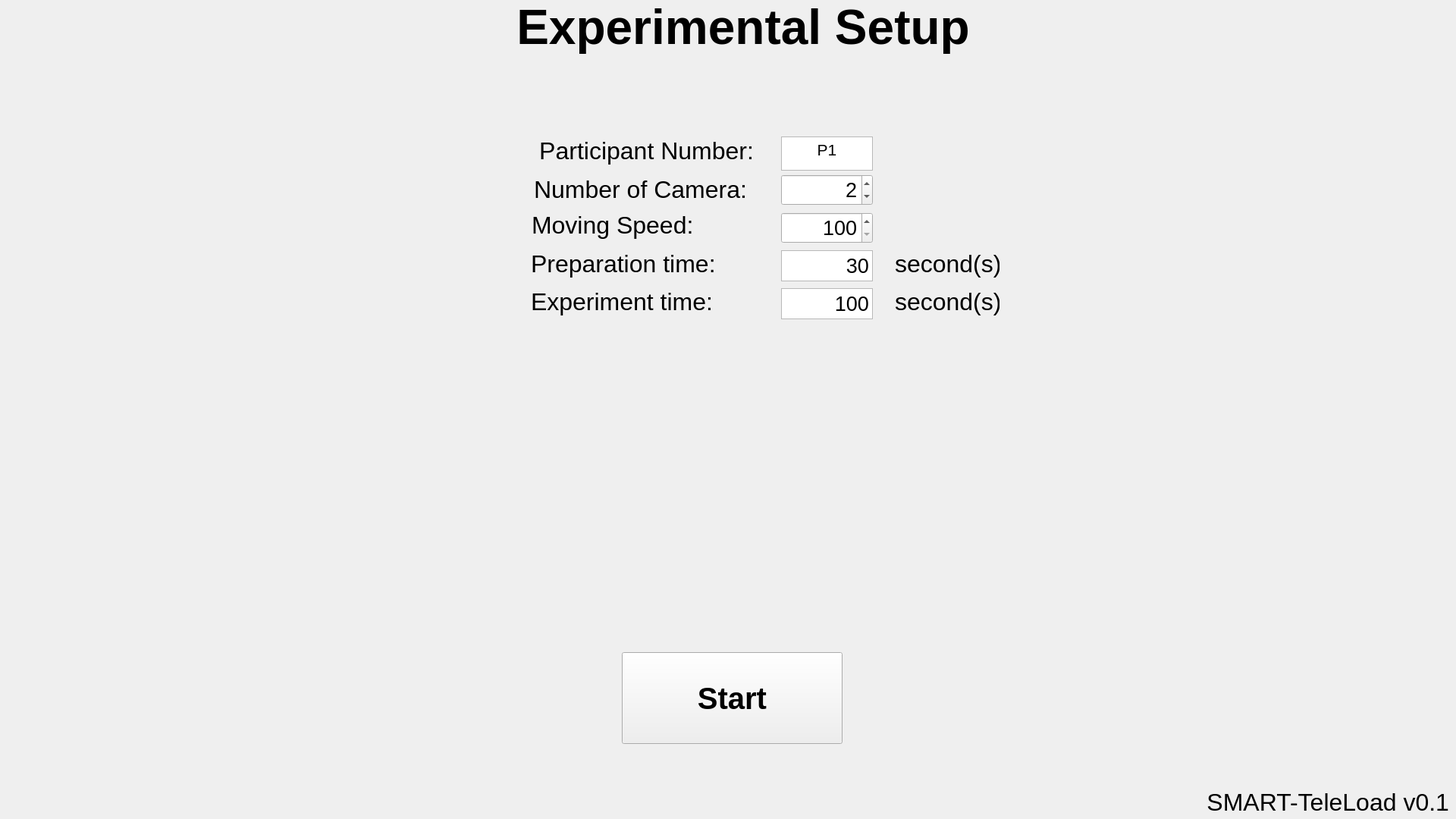
<?xml version="1.0" encoding="UTF-8"?>
<ui version="4.0">
 <class>mainWindow</class>
 <widget class="QMainWindow" name="mainWindow">
  <property name="geometry">
   <rect>
    <x>0</x>
    <y>0</y>
    <width>1920</width>
    <height>1080</height>
   </rect>
  </property>
  <property name="mouseTracking">
   <bool>true</bool>
  </property>
  <property name="windowTitle">
   <string>SMART-TeleLoad</string>
  </property>
  <widget class="QWidget" name="centralwidget">
   <widget class="QPushButton" name="prep_start_btn">
    <property name="geometry">
     <rect>
      <x>820</x>
      <y>860</y>
      <width>291</width>
      <height>121</height>
     </rect>
    </property>
    <property name="font">
     <font>
      <pointsize>30</pointsize>
      <weight>75</weight>
      <bold>true</bold>
     </font>
    </property>
    <property name="text">
     <string>Start</string>
    </property>
   </widget>
   <widget class="QLabel" name="prep_img_show_label">
    <property name="geometry">
     <rect>
      <x>20</x>
      <y>0</y>
      <width>1920</width>
      <height>81</height>
     </rect>
    </property>
    <property name="minimumSize">
     <size>
      <width>10</width>
      <height>10</height>
     </size>
    </property>
    <property name="autoFillBackground">
     <bool>false</bool>
    </property>
    <property name="styleSheet">
     <string notr="true"/>
    </property>
    <property name="text">
     <string>&lt;html&gt;&lt;head/&gt;&lt;body&gt;&lt;p align=&quot;center&quot;&gt;&lt;span style=&quot; font-size:48pt; font-weight:600; color:#000000;&quot;&gt;Experimental Setup&lt;/span&gt;&lt;/p&gt;&lt;/body&gt;&lt;/html&gt;</string>
    </property>
    <property name="alignment">
     <set>Qt::AlignLeading|Qt::AlignLeft|Qt::AlignTop</set>
    </property>
   </widget>
   <widget class="QSpinBox" name="prep_obj_speed_var">
    <property name="geometry">
     <rect>
      <x>1030</x>
      <y>280</y>
      <width>121</width>
      <height>41</height>
     </rect>
    </property>
    <property name="font">
     <font>
      <pointsize>20</pointsize>
     </font>
    </property>
    <property name="alignment">
     <set>Qt::AlignRight|Qt::AlignTrailing|Qt::AlignVCenter</set>
    </property>
    <property name="minimum">
     <number>100</number>
    </property>
    <property name="maximum">
     <number>300</number>
    </property>
    <property name="singleStep">
     <number>100</number>
    </property>
    <property name="value">
     <number>100</number>
    </property>
    <property name="displayIntegerBase">
     <number>10</number>
    </property>
   </widget>
   <widget class="QTextEdit" name="prep_part_name_textEdit">
    <property name="geometry">
     <rect>
      <x>1030</x>
      <y>180</y>
      <width>121</width>
      <height>45</height>
     </rect>
    </property>
    <property name="font">
     <font>
      <pointsize>20</pointsize>
     </font>
    </property>
    <property name="cursor" stdset="0">
     <cursorShape>ArrowCursor</cursorShape>
    </property>
    <property name="html">
     <string>&lt;!DOCTYPE HTML PUBLIC &quot;-//W3C//DTD HTML 4.0//EN&quot; &quot;http://www.w3.org/TR/REC-html40/strict.dtd&quot;&gt;
&lt;html&gt;&lt;head&gt;&lt;meta name=&quot;qrichtext&quot; content=&quot;1&quot; /&gt;&lt;style type=&quot;text/css&quot;&gt;
p, li { white-space: pre-wrap; }
&lt;/style&gt;&lt;/head&gt;&lt;body style=&quot; font-family:'Ubuntu'; font-size:20pt; font-weight:400; font-style:normal;&quot;&gt;
&lt;p align=&quot;center&quot; style=&quot; margin-top:0px; margin-bottom:0px; margin-left:0px; margin-right:0px; -qt-block-indent:0; text-indent:0px;&quot;&gt;&lt;span style=&quot; font-size:16pt;&quot;&gt;P1&lt;/span&gt;&lt;/p&gt;&lt;/body&gt;&lt;/html&gt;</string>
    </property>
   </widget>
   <widget class="QLabel" name="prep_part_name_label">
    <property name="geometry">
     <rect>
      <x>701</x>
      <y>181</y>
      <width>293</width>
      <height>37</height>
     </rect>
    </property>
    <property name="text">
     <string>&lt;html&gt;&lt;head/&gt;&lt;body&gt;&lt;p&gt;&lt;span style=&quot; font-size:24pt; color:#000000;&quot;&gt;Participant Number:&lt;/span&gt;&lt;/p&gt;&lt;/body&gt;&lt;/html&gt;</string>
    </property>
    <property name="alignment">
     <set>Qt::AlignRight|Qt::AlignTrailing|Qt::AlignVCenter</set>
    </property>
   </widget>
   <widget class="QLabel" name="prep_prep_time_label_2">
    <property name="geometry">
     <rect>
      <x>1180</x>
      <y>330</y>
      <width>138</width>
      <height>37</height>
     </rect>
    </property>
    <property name="text">
     <string>&lt;html&gt;&lt;head/&gt;&lt;body&gt;&lt;p&gt;&lt;span style=&quot; font-size:24pt; color:#000000;&quot;&gt;second(s)&lt;/span&gt;&lt;/p&gt;&lt;/body&gt;&lt;/html&gt;</string>
    </property>
   </widget>
   <widget class="QLabel" name="prep_obj_speed_label">
    <property name="geometry">
     <rect>
      <x>701</x>
      <y>279</y>
      <width>213</width>
      <height>37</height>
     </rect>
    </property>
    <property name="text">
     <string>&lt;html&gt;&lt;head/&gt;&lt;body&gt;&lt;p&gt;&lt;span style=&quot; font-size:24pt; color:#000000;&quot;&gt;Moving Speed:&lt;/span&gt;&lt;/p&gt;&lt;/body&gt;&lt;/html&gt;</string>
    </property>
    <property name="alignment">
     <set>Qt::AlignRight|Qt::AlignTrailing|Qt::AlignVCenter</set>
    </property>
   </widget>
   <widget class="QSpinBox" name="prep_num_cam_var">
    <property name="geometry">
     <rect>
      <x>1030</x>
      <y>230</y>
      <width>121</width>
      <height>41</height>
     </rect>
    </property>
    <property name="font">
     <font>
      <pointsize>20</pointsize>
     </font>
    </property>
    <property name="alignment">
     <set>Qt::AlignRight|Qt::AlignTrailing|Qt::AlignVCenter</set>
    </property>
    <property name="minimum">
     <number>1</number>
    </property>
    <property name="maximum">
     <number>4</number>
    </property>
    <property name="value">
     <number>2</number>
    </property>
   </widget>
   <widget class="QTextEdit" name="prep_prep_time_textEdit">
    <property name="geometry">
     <rect>
      <x>1030</x>
      <y>330</y>
      <width>121</width>
      <height>41</height>
     </rect>
    </property>
    <property name="font">
     <font>
      <pointsize>20</pointsize>
     </font>
    </property>
    <property name="html">
     <string>&lt;!DOCTYPE HTML PUBLIC &quot;-//W3C//DTD HTML 4.0//EN&quot; &quot;http://www.w3.org/TR/REC-html40/strict.dtd&quot;&gt;
&lt;html&gt;&lt;head&gt;&lt;meta name=&quot;qrichtext&quot; content=&quot;1&quot; /&gt;&lt;style type=&quot;text/css&quot;&gt;
p, li { white-space: pre-wrap; }
&lt;/style&gt;&lt;/head&gt;&lt;body style=&quot; font-family:'Ubuntu'; font-size:20pt; font-weight:400; font-style:normal;&quot;&gt;
&lt;p align=&quot;right&quot; style=&quot; margin-top:0px; margin-bottom:0px; margin-left:0px; margin-right:0px; -qt-block-indent:0; text-indent:0px;&quot;&gt;30&lt;/p&gt;&lt;/body&gt;&lt;/html&gt;</string>
    </property>
   </widget>
   <widget class="QLabel" name="prep_prep_time_label">
    <property name="geometry">
     <rect>
      <x>700</x>
      <y>330</y>
      <width>255</width>
      <height>37</height>
     </rect>
    </property>
    <property name="text">
     <string>&lt;html&gt;&lt;head/&gt;&lt;body&gt;&lt;p&gt;&lt;span style=&quot; font-size:24pt; color:#000000;&quot;&gt;Preparation time:&lt;/span&gt;&lt;/p&gt;&lt;/body&gt;&lt;/html&gt;</string>
    </property>
   </widget>
   <widget class="QLabel" name="prep_num_cam_label">
    <property name="geometry">
     <rect>
      <x>701</x>
      <y>232</y>
      <width>284</width>
      <height>37</height>
     </rect>
    </property>
    <property name="text">
     <string>&lt;html&gt;&lt;head/&gt;&lt;body&gt;&lt;p&gt;&lt;span style=&quot; font-size:24pt; color:#000000;&quot;&gt;Number of Camera:&lt;/span&gt;&lt;/p&gt;&lt;/body&gt;&lt;/html&gt;</string>
    </property>
    <property name="alignment">
     <set>Qt::AlignRight|Qt::AlignTrailing|Qt::AlignVCenter</set>
    </property>
   </widget>
   <widget class="QLabel" name="prep_prep_time_label_3">
    <property name="geometry">
     <rect>
      <x>1180</x>
      <y>380</y>
      <width>138</width>
      <height>37</height>
     </rect>
    </property>
    <property name="text">
     <string>&lt;html&gt;&lt;head/&gt;&lt;body&gt;&lt;p&gt;&lt;span style=&quot; font-size:24pt; color:#000000;&quot;&gt;second(s)&lt;/span&gt;&lt;/p&gt;&lt;/body&gt;&lt;/html&gt;</string>
    </property>
   </widget>
   <widget class="QTextEdit" name="prep_exp_time_textEdit">
    <property name="geometry">
     <rect>
      <x>1030</x>
      <y>380</y>
      <width>121</width>
      <height>41</height>
     </rect>
    </property>
    <property name="html">
     <string>&lt;!DOCTYPE HTML PUBLIC &quot;-//W3C//DTD HTML 4.0//EN&quot; &quot;http://www.w3.org/TR/REC-html40/strict.dtd&quot;&gt;
&lt;html&gt;&lt;head&gt;&lt;meta name=&quot;qrichtext&quot; content=&quot;1&quot; /&gt;&lt;style type=&quot;text/css&quot;&gt;
p, li { white-space: pre-wrap; }
&lt;/style&gt;&lt;/head&gt;&lt;body style=&quot; font-family:'Ubuntu'; font-size:11pt; font-weight:400; font-style:normal;&quot;&gt;
&lt;p align=&quot;right&quot; style=&quot; margin-top:0px; margin-bottom:0px; margin-left:0px; margin-right:0px; -qt-block-indent:0; text-indent:0px;&quot;&gt;&lt;span style=&quot; font-size:20pt;&quot;&gt;100&lt;/span&gt;&lt;/p&gt;&lt;/body&gt;&lt;/html&gt;</string>
    </property>
   </widget>
   <widget class="QLabel" name="prep_exp_time_label">
    <property name="geometry">
     <rect>
      <x>700</x>
      <y>380</y>
      <width>251</width>
      <height>37</height>
     </rect>
    </property>
    <property name="text">
     <string>&lt;html&gt;&lt;head/&gt;&lt;body&gt;&lt;p&gt;&lt;span style=&quot; font-size:24pt; color:#000000;&quot;&gt;Experiment time:&lt;/span&gt;&lt;/p&gt;&lt;/body&gt;&lt;/html&gt;</string>
    </property>
   </widget>
   <widget class="QLabel" name="prep_exp_time_label_2">
    <property name="geometry">
     <rect>
      <x>1580</x>
      <y>1040</y>
      <width>331</width>
      <height>37</height>
     </rect>
    </property>
    <property name="text">
     <string>&lt;html&gt;&lt;head/&gt;&lt;body&gt;&lt;p align=&quot;right&quot;&gt;&lt;span style=&quot; font-size:24pt; color:#000000;&quot;&gt;SMART-TeleLoad v0.1&lt;/span&gt;&lt;/p&gt;&lt;/body&gt;&lt;/html&gt;</string>
    </property>
   </widget>
   <zorder>prep_obj_speed_var</zorder>
   <zorder>prep_part_name_textEdit</zorder>
   <zorder>prep_part_name_label</zorder>
   <zorder>prep_prep_time_label_2</zorder>
   <zorder>prep_obj_speed_label</zorder>
   <zorder>prep_num_cam_var</zorder>
   <zorder>prep_prep_time_textEdit</zorder>
   <zorder>prep_prep_time_label</zorder>
   <zorder>prep_num_cam_label</zorder>
   <zorder>prep_prep_time_label_3</zorder>
   <zorder>prep_exp_time_textEdit</zorder>
   <zorder>prep_exp_time_label</zorder>
   <zorder>prep_img_show_label</zorder>
   <zorder>prep_start_btn</zorder>
   <zorder>prep_exp_time_label_2</zorder>
  </widget>
 </widget>
 <resources/>
 <connections/>
</ui>
